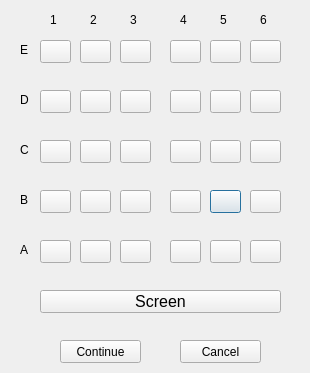
<?xml version="1.0" encoding="UTF-8"?>
<ui version="4.0">
 <class>SeatMap_Dialog</class>
 <widget class="QDialog" name="SeatMap_Dialog">
  <property name="geometry">
   <rect>
    <x>0</x>
    <y>0</y>
    <width>310</width>
    <height>373</height>
   </rect>
  </property>
  <property name="windowTitle">
   <string>SeatMap</string>
  </property>
  <widget class="QLabel" name="lineB_Label_2">
   <property name="geometry">
    <rect>
     <x>20</x>
     <y>190</y>
     <width>21</width>
     <height>20</height>
    </rect>
   </property>
   <property name="styleSheet">
    <string notr="true">font: 11pt &quot;MS Shell Dlg 2&quot;;</string>
   </property>
   <property name="text">
    <string>B</string>
   </property>
  </widget>
  <widget class="QPushButton" name="B5_PushButton">
   <property name="geometry">
    <rect>
     <x>210</x>
     <y>190</y>
     <width>31</width>
     <height>23</height>
    </rect>
   </property>
   <property name="text">
    <string/>
   </property>
  </widget>
  <widget class="QPushButton" name="D1_PushButton">
   <property name="geometry">
    <rect>
     <x>40</x>
     <y>90</y>
     <width>31</width>
     <height>23</height>
    </rect>
   </property>
   <property name="text">
    <string/>
   </property>
  </widget>
  <widget class="QPushButton" name="E5_PushButton">
   <property name="geometry">
    <rect>
     <x>210</x>
     <y>40</y>
     <width>31</width>
     <height>23</height>
    </rect>
   </property>
   <property name="text">
    <string/>
   </property>
  </widget>
  <widget class="QPushButton" name="A6_PushButton">
   <property name="geometry">
    <rect>
     <x>250</x>
     <y>240</y>
     <width>31</width>
     <height>23</height>
    </rect>
   </property>
   <property name="text">
    <string/>
   </property>
  </widget>
  <widget class="QLabel" name="lineE_Label_2">
   <property name="geometry">
    <rect>
     <x>20</x>
     <y>40</y>
     <width>21</width>
     <height>20</height>
    </rect>
   </property>
   <property name="styleSheet">
    <string notr="true">font: 11pt &quot;MS Shell Dlg 2&quot;;</string>
   </property>
   <property name="text">
    <string>E</string>
   </property>
  </widget>
  <widget class="QPushButton" name="C1_PushButton">
   <property name="geometry">
    <rect>
     <x>40</x>
     <y>140</y>
     <width>31</width>
     <height>23</height>
    </rect>
   </property>
   <property name="text">
    <string/>
   </property>
  </widget>
  <widget class="QLabel" name="lineD_Label_4">
   <property name="geometry">
    <rect>
     <x>20</x>
     <y>90</y>
     <width>21</width>
     <height>20</height>
    </rect>
   </property>
   <property name="styleSheet">
    <string notr="true">font: 11pt &quot;MS Shell Dlg 2&quot;;</string>
   </property>
   <property name="text">
    <string>D</string>
   </property>
  </widget>
  <widget class="QLabel" name="row5_Label">
   <property name="geometry">
    <rect>
     <x>220</x>
     <y>10</y>
     <width>21</width>
     <height>20</height>
    </rect>
   </property>
   <property name="styleSheet">
    <string notr="true">font: 11pt &quot;MS Shell Dlg 2&quot;;</string>
   </property>
   <property name="text">
    <string>5</string>
   </property>
  </widget>
  <widget class="QLabel" name="row4_Label">
   <property name="geometry">
    <rect>
     <x>180</x>
     <y>10</y>
     <width>21</width>
     <height>20</height>
    </rect>
   </property>
   <property name="styleSheet">
    <string notr="true">font: 11pt &quot;MS Shell Dlg 2&quot;;</string>
   </property>
   <property name="text">
    <string>4</string>
   </property>
  </widget>
  <widget class="QLabel" name="lineC_Label_3">
   <property name="geometry">
    <rect>
     <x>20</x>
     <y>140</y>
     <width>21</width>
     <height>20</height>
    </rect>
   </property>
   <property name="styleSheet">
    <string notr="true">font: 11pt &quot;MS Shell Dlg 2&quot;;</string>
   </property>
   <property name="text">
    <string>C</string>
   </property>
  </widget>
  <widget class="QPushButton" name="Continue_PushButton">
   <property name="geometry">
    <rect>
     <x>60</x>
     <y>340</y>
     <width>81</width>
     <height>23</height>
    </rect>
   </property>
   <property name="text">
    <string>Continue</string>
   </property>
  </widget>
  <widget class="QPushButton" name="C2_PushButton">
   <property name="geometry">
    <rect>
     <x>80</x>
     <y>140</y>
     <width>31</width>
     <height>23</height>
    </rect>
   </property>
   <property name="text">
    <string/>
   </property>
  </widget>
  <widget class="QLabel" name="row3_Label">
   <property name="geometry">
    <rect>
     <x>130</x>
     <y>10</y>
     <width>21</width>
     <height>20</height>
    </rect>
   </property>
   <property name="styleSheet">
    <string notr="true">font: 11pt &quot;MS Shell Dlg 2&quot;;</string>
   </property>
   <property name="text">
    <string>3</string>
   </property>
  </widget>
  <widget class="QPushButton" name="A3_PushButton">
   <property name="geometry">
    <rect>
     <x>120</x>
     <y>240</y>
     <width>31</width>
     <height>23</height>
    </rect>
   </property>
   <property name="text">
    <string/>
   </property>
  </widget>
  <widget class="QLabel" name="row2_Label">
   <property name="geometry">
    <rect>
     <x>90</x>
     <y>10</y>
     <width>21</width>
     <height>20</height>
    </rect>
   </property>
   <property name="styleSheet">
    <string notr="true">font: 11pt &quot;MS Shell Dlg 2&quot;;</string>
   </property>
   <property name="text">
    <string>2</string>
   </property>
  </widget>
  <widget class="QPushButton" name="A4_PushButton">
   <property name="geometry">
    <rect>
     <x>170</x>
     <y>240</y>
     <width>31</width>
     <height>23</height>
    </rect>
   </property>
   <property name="text">
    <string/>
   </property>
  </widget>
  <widget class="QPushButton" name="C3_PushButton">
   <property name="geometry">
    <rect>
     <x>120</x>
     <y>140</y>
     <width>31</width>
     <height>23</height>
    </rect>
   </property>
   <property name="text">
    <string/>
   </property>
  </widget>
  <widget class="QPushButton" name="B1_PushButton">
   <property name="geometry">
    <rect>
     <x>40</x>
     <y>190</y>
     <width>31</width>
     <height>23</height>
    </rect>
   </property>
   <property name="text">
    <string/>
   </property>
  </widget>
  <widget class="QPushButton" name="D4_PushButton">
   <property name="geometry">
    <rect>
     <x>170</x>
     <y>90</y>
     <width>31</width>
     <height>23</height>
    </rect>
   </property>
   <property name="text">
    <string/>
   </property>
  </widget>
  <widget class="QPushButton" name="B2_PushButton">
   <property name="geometry">
    <rect>
     <x>80</x>
     <y>190</y>
     <width>31</width>
     <height>23</height>
    </rect>
   </property>
   <property name="text">
    <string/>
   </property>
  </widget>
  <widget class="QPushButton" name="C5_PushButton">
   <property name="geometry">
    <rect>
     <x>210</x>
     <y>140</y>
     <width>31</width>
     <height>23</height>
    </rect>
   </property>
   <property name="text">
    <string/>
   </property>
  </widget>
  <widget class="QPushButton" name="B6_PushButton">
   <property name="geometry">
    <rect>
     <x>250</x>
     <y>190</y>
     <width>31</width>
     <height>23</height>
    </rect>
   </property>
   <property name="text">
    <string/>
   </property>
  </widget>
  <widget class="QPushButton" name="D2_PushButton">
   <property name="geometry">
    <rect>
     <x>80</x>
     <y>90</y>
     <width>31</width>
     <height>23</height>
    </rect>
   </property>
   <property name="text">
    <string/>
   </property>
  </widget>
  <widget class="QPushButton" name="Cancel_PushButton">
   <property name="geometry">
    <rect>
     <x>180</x>
     <y>340</y>
     <width>81</width>
     <height>23</height>
    </rect>
   </property>
   <property name="text">
    <string>Cancel</string>
   </property>
  </widget>
  <widget class="QPushButton" name="E6_PushButton">
   <property name="geometry">
    <rect>
     <x>250</x>
     <y>40</y>
     <width>31</width>
     <height>23</height>
    </rect>
   </property>
   <property name="text">
    <string/>
   </property>
  </widget>
  <widget class="QPushButton" name="E3_PushButton">
   <property name="geometry">
    <rect>
     <x>120</x>
     <y>40</y>
     <width>31</width>
     <height>23</height>
    </rect>
   </property>
   <property name="text">
    <string/>
   </property>
  </widget>
  <widget class="QLabel" name="row6_Label">
   <property name="geometry">
    <rect>
     <x>260</x>
     <y>10</y>
     <width>31</width>
     <height>20</height>
    </rect>
   </property>
   <property name="styleSheet">
    <string notr="true">font: 11pt &quot;MS Shell Dlg 2&quot;;</string>
   </property>
   <property name="text">
    <string>6</string>
   </property>
  </widget>
  <widget class="QPushButton" name="A1_PushButton">
   <property name="geometry">
    <rect>
     <x>40</x>
     <y>240</y>
     <width>31</width>
     <height>23</height>
    </rect>
   </property>
   <property name="text">
    <string/>
   </property>
  </widget>
  <widget class="QPushButton" name="A5_PushButton">
   <property name="geometry">
    <rect>
     <x>210</x>
     <y>240</y>
     <width>31</width>
     <height>23</height>
    </rect>
   </property>
   <property name="text">
    <string/>
   </property>
  </widget>
  <widget class="QPushButton" name="C4_PushButton">
   <property name="geometry">
    <rect>
     <x>170</x>
     <y>140</y>
     <width>31</width>
     <height>23</height>
    </rect>
   </property>
   <property name="text">
    <string/>
   </property>
  </widget>
  <widget class="QPushButton" name="D3_PushButton">
   <property name="geometry">
    <rect>
     <x>120</x>
     <y>90</y>
     <width>31</width>
     <height>23</height>
    </rect>
   </property>
   <property name="text">
    <string/>
   </property>
  </widget>
  <widget class="QPushButton" name="B4_PushButton">
   <property name="geometry">
    <rect>
     <x>170</x>
     <y>190</y>
     <width>31</width>
     <height>23</height>
    </rect>
   </property>
   <property name="text">
    <string/>
   </property>
  </widget>
  <widget class="QPushButton" name="A2_PushButton">
   <property name="geometry">
    <rect>
     <x>80</x>
     <y>240</y>
     <width>31</width>
     <height>23</height>
    </rect>
   </property>
   <property name="text">
    <string/>
   </property>
  </widget>
  <widget class="QPushButton" name="D6_PushButton">
   <property name="geometry">
    <rect>
     <x>250</x>
     <y>90</y>
     <width>31</width>
     <height>23</height>
    </rect>
   </property>
   <property name="text">
    <string/>
   </property>
  </widget>
  <widget class="QPushButton" name="E1_PushButton">
   <property name="geometry">
    <rect>
     <x>40</x>
     <y>40</y>
     <width>31</width>
     <height>23</height>
    </rect>
   </property>
   <property name="text">
    <string/>
   </property>
  </widget>
  <widget class="QPushButton" name="C6_PushButton">
   <property name="geometry">
    <rect>
     <x>250</x>
     <y>140</y>
     <width>31</width>
     <height>23</height>
    </rect>
   </property>
   <property name="text">
    <string/>
   </property>
  </widget>
  <widget class="QPushButton" name="E2_PushButton">
   <property name="geometry">
    <rect>
     <x>80</x>
     <y>40</y>
     <width>31</width>
     <height>23</height>
    </rect>
   </property>
   <property name="text">
    <string/>
   </property>
  </widget>
  <widget class="QPushButton" name="D5_PushButton">
   <property name="geometry">
    <rect>
     <x>210</x>
     <y>90</y>
     <width>31</width>
     <height>23</height>
    </rect>
   </property>
   <property name="text">
    <string/>
   </property>
  </widget>
  <widget class="QLabel" name="row1_Label">
   <property name="geometry">
    <rect>
     <x>50</x>
     <y>10</y>
     <width>21</width>
     <height>20</height>
    </rect>
   </property>
   <property name="styleSheet">
    <string notr="true">font: 11pt &quot;MS Shell Dlg 2&quot;;</string>
   </property>
   <property name="text">
    <string>1</string>
   </property>
  </widget>
  <widget class="QPushButton" name="B3_PushButton">
   <property name="geometry">
    <rect>
     <x>120</x>
     <y>190</y>
     <width>31</width>
     <height>23</height>
    </rect>
   </property>
   <property name="text">
    <string/>
   </property>
  </widget>
  <widget class="QLabel" name="lineA_Label">
   <property name="geometry">
    <rect>
     <x>20</x>
     <y>240</y>
     <width>21</width>
     <height>20</height>
    </rect>
   </property>
   <property name="styleSheet">
    <string notr="true">font: 11pt &quot;MS Shell Dlg 2&quot;;</string>
   </property>
   <property name="text">
    <string>A</string>
   </property>
  </widget>
  <widget class="QPushButton" name="E4_PushButton">
   <property name="geometry">
    <rect>
     <x>170</x>
     <y>40</y>
     <width>31</width>
     <height>23</height>
    </rect>
   </property>
   <property name="text">
    <string/>
   </property>
  </widget>
  <widget class="QPushButton" name="Screen_PushButton">
   <property name="geometry">
    <rect>
     <x>40</x>
     <y>290</y>
     <width>241</width>
     <height>23</height>
    </rect>
   </property>
   <property name="font">
    <font>
     <pointsize>12</pointsize>
    </font>
   </property>
   <property name="styleSheet">
    <string notr="true"/>
   </property>
   <property name="text">
    <string>Screen</string>
   </property>
   <property name="flat">
    <bool>false</bool>
   </property>
  </widget>
 </widget>
 <resources/>
 <connections/>
</ui>
